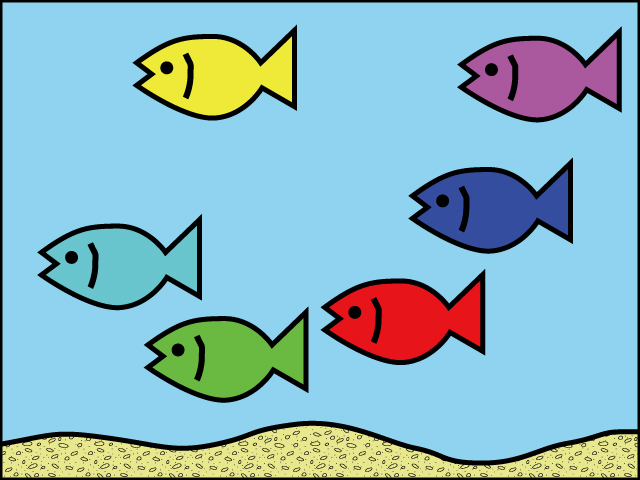
//> input picture imgProc/final_kadai/kadai5/issue5.jpg, 640 x 480 px
$ ./issue5_k23023   (built with g++ and OpenCV 4)
//> lines starting //> are read from the running program, lines starting //| are printed output that depends on the picture; after the words box and inside, x2 and y2 are one past the last pixel; in counts of white or black regions, pixels touching at a corner belong together


#include <iostream>
#include <opencv2/opencv.hpp>


// 入力画像
#define TARGET_IMG_FILE "issue5.jpg"

// テンプレート画像
#define TEMPLATE_IMG_FILE "red_fish.jpg"


int main(int argc, const char *argv[])
{
    cv::Mat src_img, template_img, compare_img, result_img;
    cv::Mat src_gray_img, template_gray_img;
    cv::Mat src_bin_img, template_bin_img;

    float s; // 類似度マップ

    // 入力画像
    src_img = cv::imread(TARGET_IMG_FILE, cv::IMREAD_COLOR);
//> src_img is the input picture: 480 rows x 640 cols, CV_8UC3; mean B, G, R 192.6, 181.5, 137.4

    if (src_img.empty())
    {
        fprintf(stderr, "File is not opened.\n");

        return (-1);
    }

    cv::cvtColor(src_img, src_gray_img, cv::COLOR_BGR2GRAY);//入力画像をグレースケールに
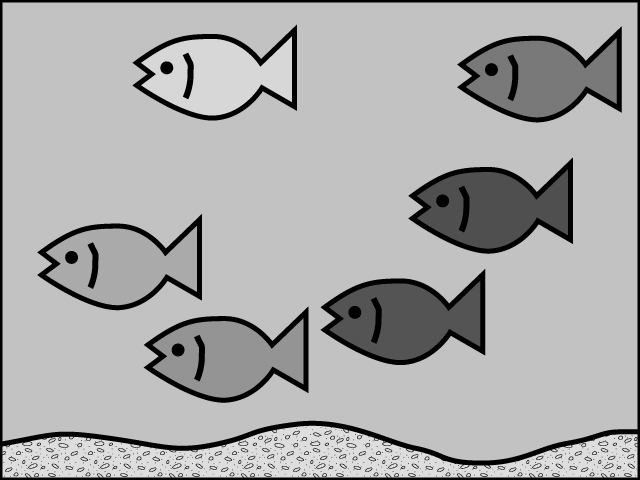
//> src_gray_img: 480 rows x 640 cols, CV_8UC1; min 0, max 224, mean 169.4

    cv::threshold(src_gray_img, src_bin_img, 20, 255, cv::THRESH_BINARY);//入力画像を二値化
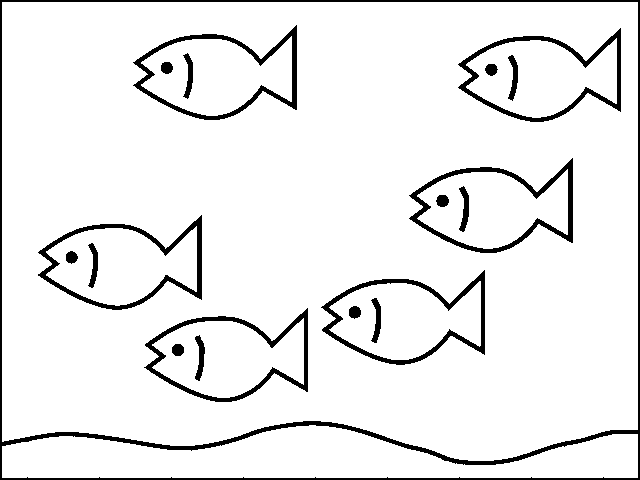
//> src_bin_img: 480 rows x 640 cols, CV_8UC1; 92.8% white; 19 black regions, largest, box (x1, y1, x2, y2) and area: (0, 0, 640, 480) 7247, (409, 158, 573, 253) 2214, (133, 25, 297, 120) 2143

    // テンプレート画像
    template_img = cv::imread(TEMPLATE_IMG_FILE, cv::IMREAD_COLOR);
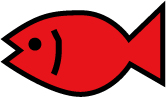
//> input picture imgProc/final_kadai/kadai5/red_fish.jpg, 166 x 97 px
//> template_img is the input picture: 97 rows x 166 cols, CV_8UC3; mean B, G, R 100.2, 97.3, 198.4

    cv::cvtColor(template_img, template_gray_img, cv::COLOR_BGR2GRAY);//テンプレート画像をグレースケールに
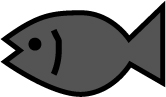
//> template_gray_img: 97 rows x 166 cols, CV_8UC1; min 0, max 255, mean 127.9
    cv::threshold(template_gray_img, template_bin_img, 20, 255, cv::THRESH_BINARY);//テンプレート画像を二値化
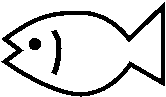
//> template_bin_img: 97 rows x 166 cols, CV_8UC1; 84.7% white; 3 black regions, box (x1, y1, x2, y2) and area: (1, 2, 165, 97) 2105, (51, 30, 62, 75) 241, (29, 38, 41, 50) 120

    // 類似度マップの初期化
    compare_img = cv::Mat(cv::Size(src_img.rows - template_img.rows + 1, src_img.cols - template_img.cols + 1), CV_32F, 1);

    // 結果画像の初期化、コピー
    result_img = cv::Mat(src_img.size(), CV_8UC1);
    result_img = src_img.clone(); // 画像のコピー


    // テンプレートマッチング

    cv::matchTemplate(src_bin_img, template_bin_img, compare_img, cv::TM_SQDIFF_NORMED);
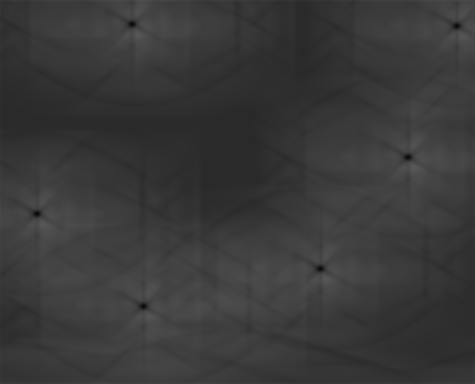
//> compare_img: 384 rows x 475 cols, CV_32FC1; min 0.0112, max 0.345, mean 0.226


    // 長方形の表示

    for (int y = 0; y < compare_img.rows; y++)
        {
            for (int x = 0; x < compare_img.cols; x++)
            {
                float s = compare_img.at<float>(y, x);
                if (s < 0.031)
                { // 閾値以下

                    // 長方形の表示
                    cv::rectangle(result_img, cv::Point(x,y),
                                  cv::Point(x + template_img.cols,
                                            y + template_img.rows),
                                  CV_RGB(255,0,0), 2);

                }
            }
        }
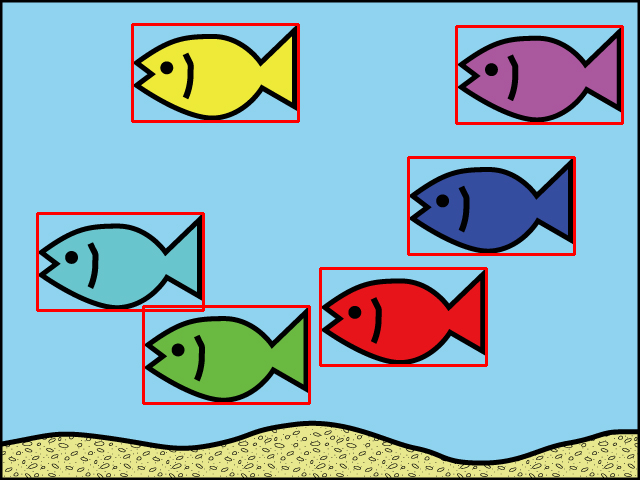
//> result_img: 480 rows x 640 cols, CV_8UC3; 3.07% of pixels changed, all inside (x1, y1, x2, y2) = (36, 23, 624, 405)
//> after the loop, s = 0


    // 探索画像の描画
    cv::imshow("input", src_img);         // 入力画像
    cv::imshow("template", template_img); // テンプレート画像
    cv::imshow("result", result_img);     // 結果画像
    // キー入力待ち
    cv::waitKey(0);

    return 0;
}
